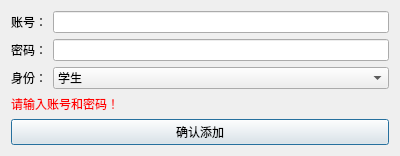
<?xml version="1.0" encoding="UTF-8"?>
<ui version="4.0">
 <class>AddUserDialog</class>
 <widget class="QDialog" name="AddUserDialog">
  <property name="geometry">
   <rect>
    <x>0</x>
    <y>0</y>
    <width>400</width>
    <height>147</height>
   </rect>
  </property>
  <property name="windowTitle">
   <string>Dialog</string>
  </property>
  <layout class="QFormLayout" name="formLayout">
   <item row="0" column="0">
    <widget class="QLabel" name="label">
     <property name="text">
      <string>账号：</string>
     </property>
    </widget>
   </item>
   <item row="0" column="1">
    <widget class="QLineEdit" name="lineEdit_account"/>
   </item>
   <item row="1" column="0">
    <widget class="QLabel" name="label_2">
     <property name="text">
      <string>密码：</string>
     </property>
    </widget>
   </item>
   <item row="1" column="1">
    <widget class="QLineEdit" name="lineEdit_password">
     <property name="echoMode">
      <enum>QLineEdit::Password</enum>
     </property>
    </widget>
   </item>
   <item row="3" column="0" colspan="2">
    <widget class="QLabel" name="label_warning">
     <property name="styleSheet">
      <string notr="true">color: rgb(255, 0, 0);</string>
     </property>
     <property name="text">
      <string>请输入账号和密码！</string>
     </property>
    </widget>
   </item>
   <item row="4" column="0" colspan="2">
    <widget class="QPushButton" name="btn_addUser">
     <property name="text">
      <string>确认添加</string>
     </property>
    </widget>
   </item>
   <item row="2" column="0">
    <widget class="QLabel" name="label_3">
     <property name="text">
      <string>身份：</string>
     </property>
    </widget>
   </item>
   <item row="2" column="1">
    <widget class="QComboBox" name="comboBox_identity">
     <item>
      <property name="text">
       <string>学生</string>
      </property>
     </item>
     <item>
      <property name="text">
       <string>教师</string>
      </property>
     </item>
    </widget>
   </item>
  </layout>
 </widget>
 <resources/>
 <connections/>
</ui>
